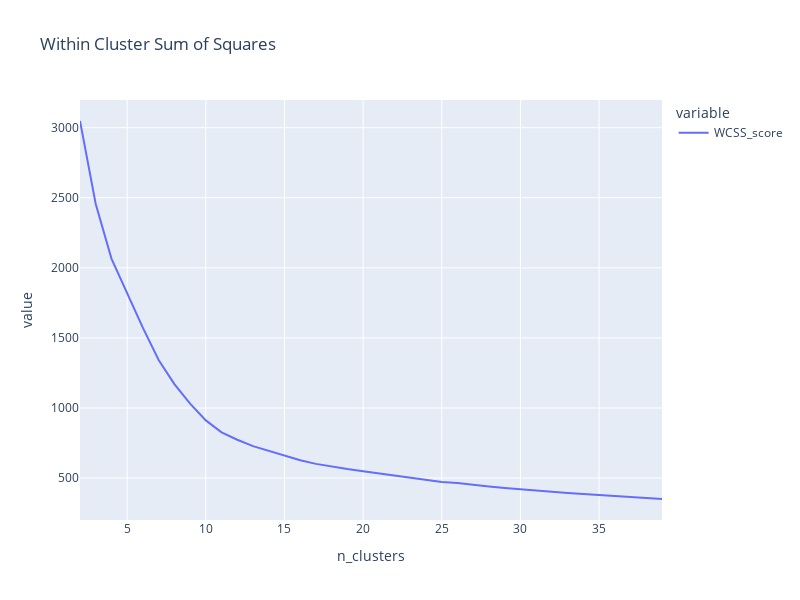

The notebook cell saved with this chart:
### Code cell
fig = px.line(
    data_frame = km_measures_df,
    x='n_clusters', 
    y=['WCSS_score'], 
    width=800,
    height=600,
    title='Within Cluster Sum of Squares',

)
fig.show()

### Figure 1 — Plotly figure (JSON) as saved in the notebook; plotly's stock layout.template omitted (floating-point values rounded to 4 significant figures)
{"data": [{"hovertemplate": "variable=WCSS_score<br>n_clusters=%{x}<br>value=%{y}<extra></extra>", "legendgroup": "WCSS_score", "line": {"color": "#636efa", "dash": "solid"}, "mode": "lines", "name": "WCSS_score", "orientation": "v", "showlegend": true, "type": "scatter", "x": [2, 3, 4, 5, 6, 7, 8, 9, 10, 11, 12, 13, 14, 15, 16, 17, 18, 19, 20, 21, 22, 23, 24, 25, 26, 27, 28, 29, 30, 31, 32, 33, 34, 35, 36, 37, 38, 39], "xaxis": "x", "y": [3048.0, 2455.0, 2066.0, 1819.0, 1571.0, 1342.0, 1171.0, 1031.0, 911.2, 826.2, 773.1, 727.5, 693.8, 660.5, 627.3, 601.1, 580.5, 564.6, 549.0, 533.1, 517.3, 501.6, 486.4, 472.1, 463.8, 449.7, 439.2, 429.3, 419.3, 413.4, 400.3, 393.9, 385.6, 378.4, 370.2, 364.4, 357.4, 350.4], "yaxis": "y"}], "layout": {"height": 600, "legend": {"title": {"text": "variable"}, "tracegroupgap": 0}, "title": {"text": "Within Cluster Sum of Squares"}, "width": 800, "xaxis": {"anchor": "y", "domain": [0, 1], "title": {"text": "n_clusters"}}, "yaxis": {"anchor": "x", "domain": [0, 1], "title": {"text": "value"}}}}
